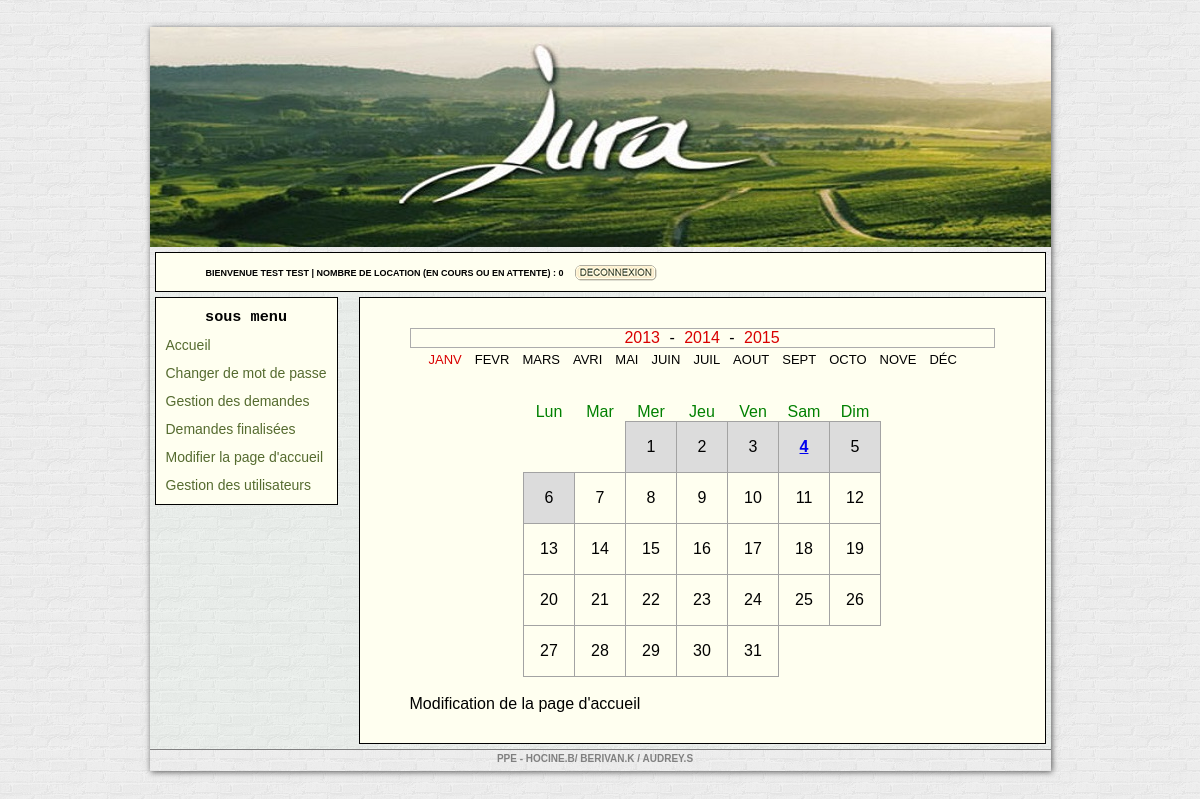
The app's page /compte.php (signed in), older data.
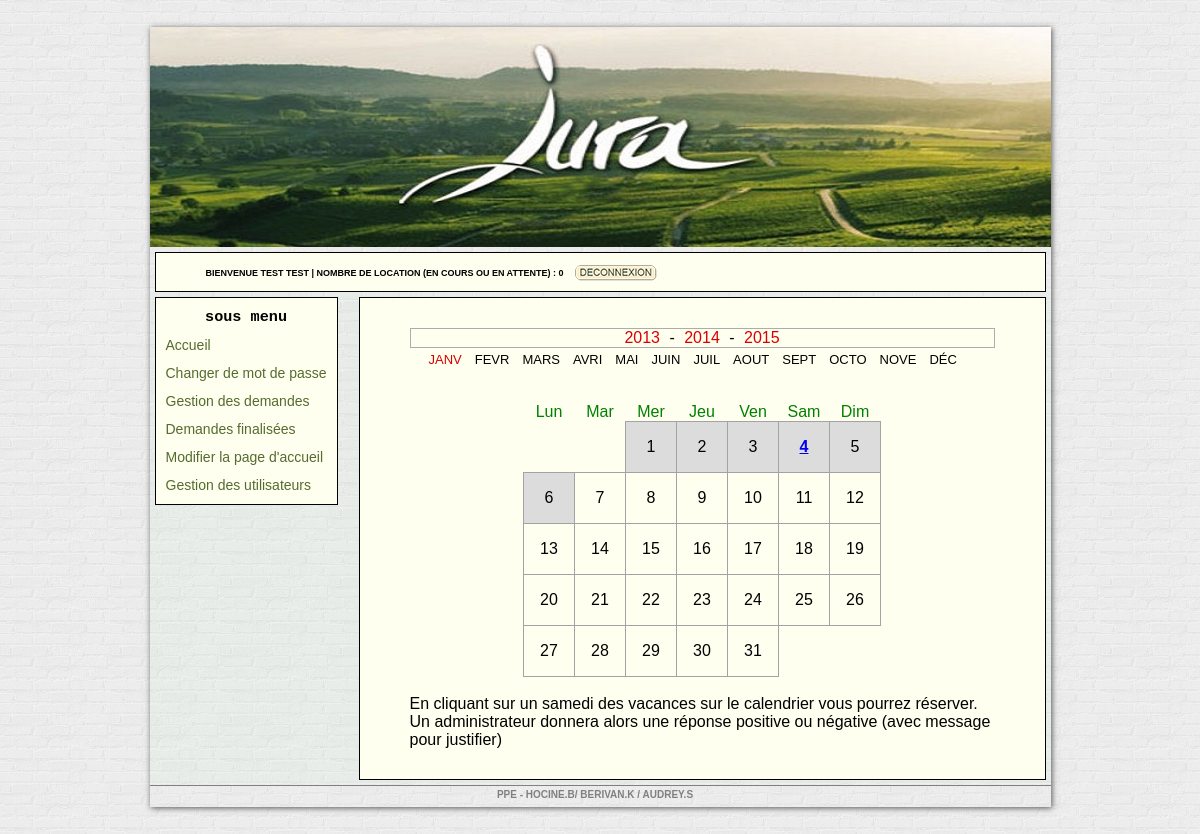
The same page, newer data.
### tables this page shows
CREATE TABLE IF NOT EXISTS `ppe_article` (
  `id_article` int(11) NOT NULL AUTO_INCREMENT,
  `contenu_article` text NOT NULL,
  `auteur_article` varchar(30) NOT NULL,
  `date_article` date NOT NULL,
  PRIMARY KEY (`id_article`)
);

### compte.php (called while the page is built)
<?php
include "vue/admin/compte.php";

### modele/Date.class.php (called while the page is built, shortened)
<?php
	class Date{
		function getAll($year){
		$r = array();
		$date = new DateTime($year.'-01-01');
		while($date->format('Y') <= $year){
			$y = $date->format('Y');
			$m = $date->format('n');
			$d = $date->format('j');
			$w = str_replace('0','7',$date->format('w'));
			$r[$y][$m][$d] = $w;
			$date->add(new DateInterval('P1D'));
			}
		return $r;
		}
	}
?>

### vue/admin/compte.php (the view, shortened to what the changed rows need)
<?php
include "modele/Utilisateur.class.php";
?>
<!DOCTYPE html>
<html>
    <head>
        <link rel="stylesheet" href="vue/admin/style2.css" />
    </head>
    <body>
        <div id="conteneur">
            <div id="mid">
                <div id="zone_affichage">
                    <?php
                    if (isset($_GET["p"]) and $_GET["p"] == "compte"):
                        include "vue/admin/includes/account.inc.php";
                    elseif (isset($_GET["p"]) and $_GET["p"] == "dispo"):
                        include "vue/admin/includes/dispo.inc.php";
                    elseif (isset($_GET["p"]) and $_GET["p"] == "reserver"):
                        include "vue/admin/includes/reserver.inc.php";
                    elseif (isset($_GET["p"]) and $_GET["p"] == "administration"):
                        include "vue/admin/includes/admin.inc.php";
                    elseif (isset($_GET["p"]) and $_GET["p"] == "administration"):
                        include "vue/admin/includes/admin.inc.php";
                    elseif (isset($_GET["p"]) and $_GET["p"] == "gestion"):
                        include "vue/admin/includes/gestion.inc.php";
                    elseif (isset($_GET["p"]) and $_GET["p"] == "gestionu"):
                        include "vue/admin/includes/gestionu.inc.php";
                    elseif (isset($_GET["p"]) and $_GET["p"] == "gestion_r"):
                        include "vue/admin/includes/gestion_reservation_in.inc.php";
                    elseif (isset($_GET["p"]) and $_GET["p"] == "demande_valide"):
                        include "vue/admin/includes/reservation_valide.inc.php";
                    elseif (isset($_GET["p"]) and $_GET["p"] == "contacter"):
                        include "vue/admin/includes/contacter.inc.php";
                    else: include "vue/admin/includes/dispo.inc.php";
                    endif;
                    ?>
                </div>
            </div>
        </div>
    </body>
</html>

### vue/admin/includes/dispo.inc.php (shortened to what the changed rows need)
<?php
require('modele/Date.class.php');
require('modele/conn_sql.php');
$date = new Date();
if(isset($_GET['y'])):
    $year = $_GET['y'];
else:
    $year = date("Y");
endif;
$dates = $date->getAll($year);
$req = $bdd->query('SELECT * FROM ppe_dispo');
while ($data = $req->fetch()):
    $madatedebut = $data['dispo_debut'];
    list($ad, $md, $jd) = explode("-", $madatedebut);
endwhile;
$req = $bdd->query('SELECT * FROM ppe_vacances_scolaires');
$v = array();
while ($data = $req->fetch()):
    $madatedebut = $data['date_debut'];
    $madatedefin = $data['date_fin'];
    list($ad, $md, $jd) = explode("-", $madatedebut);
    list($af, $mf, $jf) = explode("-", $madatedefin);
    $debut_mois = $md;
    $debut_jour = $jd;
    $debut_annee = $ad;
    $fin_mois = $mf;
    $fin_jour = $jf;
    $fin_annee = $af;
    $debut_date = mktime(0, 0, 0, $debut_mois, $debut_jour, $debut_annee);
    $fin_date = mktime(0, 0, 0, $fin_mois, $fin_jour, $fin_annee);
    for ($i = $debut_date; $i <= $fin_date; $i+=86400):
        array_push($v, date("Y-n-j", $i));
    endfor;
endwhile;
global $dispo;
global $color;
global $link;
?>
<div class="periods">
    <div id="years">
        <a href="?p=dispo&y=2013" >2013</a>
        -
        <a href="?p=dispo&y=2014" >2014</a>
        -
        <a href="?p=dispo&y=2015" >2015</a>
    </div>
    <div class="months" style="height: 50px; margin-left: 20px; margin-top: 5px;">
        <ul>
            <?php foreach ($date->months as $id => $m): ?>
                <li><a href="#" id="linkMonth<?php echo $id + 1; ?>"><?php echo utf8_encode(substr(utf8_decode($m), 0, 4)); ?></a></li>
            <?php endforeach; ?>
        </ul>
    </div>
    <?php $dates = current($dates); ?>
    <?php foreach ($dates as $m => $days): ?>
        <center>
            <div class="month" id="month<?php echo $m; ?>">
                <table class="calendrier">
                    <thead>
                        <tr>
                            <?php foreach ($date->days as $d): ?>
                                <th>
                                    <?php echo substr($d, 0, 3); ?>
                                </th>
                            <?php endforeach; ?>
                        </tr>
                    </thead>
                    <tbody>
                        <tr>
                            <?php
                            $end = end($days);
                            foreach ($days as $d => $w):
                                $time = strtotime("$year-$m-$d");
                                ?>
                                <?php if ($d == 1): ?>
                                    <?php $nb = $w - 1; ?>
                                    <?php if ($nb > 0): ?>
                                        <td colspan="<?php echo $nb; ?>" class="padding"></td>
                                    <?php endif; ?>
                                <?php endif; ?>
                                <?php
                                foreach ($v as $value):
                                    if (strtotime($value) == $time) {
                                        $color = "#DCDCDC";
                                        $dispo = true;
                                        $link = true;
                                    }
                                endforeach;
                                if ($dispo == true) {
                                    echo "<td style=\"background-color:" . $color . ";\">";
                                } else
                                    echo "<td>";
                                ?>
                                <?php
                                if ($w == 6 and $link == true and $dispo == true) {
                                    echo "<b><a href=\"compte.php?p=reserver&date=" . "$year-$m-$d" . "\">" . $d . "</a></b>";
                                } else {
                                    echo $d;
                                }
                                $link = false;
                                $dispo = false;
                                ?>
                                </td>
                                <?php if ($w == 7): ?>
                                </tr><tr>
                                <?php endif; ?>
                            <?php endforeach; ?>
                            <?php if ($end != 7): ?>
                                <td colspan="<?php echo 7 - $end; ?>" class="padding"></td>
    <?php endif; ?>
                        </tr>
                    </tbody>
                </table>
            </div>
        </center>
    <?php endforeach; ?>
    <br />
    <?php
    $req = $bdd->query('SELECT * FROM ppe_article WHERE id_article = 1');
    $data = $req->fetch();
    echo stripslashes($data["contenu_article"]);
    ?>
</div>

Row changes from the older to the newer data that the page shows:
changed ppe_article: contenu_article "Modification de la page d'accueil" → "En cliquant sur un samedi des vacances sur le calendrier vous pourrez réserver. Un administrateur donnera alors une réponse positive ou négative (avec message pour justifier)"
